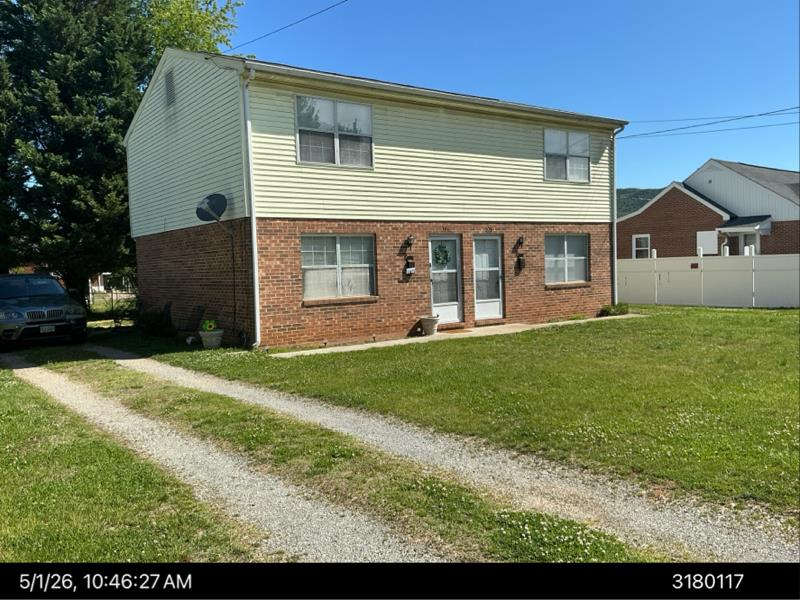
#> input picture pipeline_changes/2026-09-30-troy/_evidence/306&308 Troy Ave NE Roanoke/records_2026-09-30/assessor_photo_3180117-1.jpg, 800 x 600 px
$ python georef.py '../../../2026-09-30-troy/_evidence/306&308 Troy Ave NE Roanoke/records_2026-09-30/assessor_photo_3180117-1.jpg' 1.0 1.0
#> lines starting #> are read from the running program, lines starting #| are printed output that depends on the picture; after the words box and inside, x2 and y2 are one past the last pixel; in counts of white or black regions, pixels touching at a corner belong together
#!/usr/bin/env python3
"""Georeference a CrimeGrade map image: the static map on a ZIP page (saved as an image), a screenshot of it, or a
screenshot of the interactive map.

CrimeGrade draws its maps in Web Mercator, so for zoom z an image pixel relates to longitude and latitude by
    x = s * lon + tx,    y = -s * merc_y(lat) + ty,    s = 256 * 2**z / 360 pixels per degree.
This module finds s, tx and ty by matching the image's white streets to Census TIGER street centrelines. For each
candidate zoom it draws the centrelines around a point known to be on the map (the address being graded) and slides
the image over the drawing; the zoom and offset with the highest normalised cross-correlation win. A coarse pass at
half resolution covers the zoom range, then a fine pass at full resolution refines around the best coarse zoom.

Validated 2026-09-29 against two label-calibrated maps: the Canton 44710 static map (address pixel within 1.6 px)
and the Akron 44320 static map (five neighbourhood labels within 1 px).

usage: python3 georef.py IMAGE LAT LON [--zmin 12.3] [--zmax 14.8] [--cache DIR]
"""
import argparse, colorsys, json, math, os, statistics, time, urllib.parse, urllib.request
import numpy as np
from PIL import Image, ImageDraw, ImageFilter

HERE = os.path.dirname(os.path.abspath(__file__))
TIGER_ROADS = "https://tigerweb.geo.census.gov/arcgis/rest/services/TIGERweb/Transportation/MapServer/{}/query"
ROAD_LAYERS = ((2, 9), (6, 6), (8, 3))        # (TIGERweb layer, drawn width in px): primary, secondary, local roads
WHITE_MIN = 232                                 # a pixel is street when all three channels are at least this bright
COARSE_STEP = 0.04                              # zoom step of the coarse pass
FINE_HALF, FINE_STEP, FINE_PAD = 0.05, 0.005, 60
UA = {"User-Agent": "duplex-campaign-crimegrade/1.0"}


def merc_y(lat):
    return math.degrees(math.log(math.tan(math.radians(lat) / 2 + math.pi / 4)))


def px_per_degree(zoom):
    return 256 * 2 ** zoom / 360


def get_json(url, params, tries=4):
    full = url + "?" + urllib.parse.urlencode(params)
    for i in range(tries):
        try:
            with urllib.request.urlopen(urllib.request.Request(full, headers=UA), timeout=180) as r:
                return json.loads(r.read().decode("utf-8"))
        except Exception:
            if i == tries - 1:
                raise
            time.sleep(2 * 2 ** i)


def load_rgb(path):
    return np.asarray(Image.open(path).convert("RGB"))


def _hue(c):
    h = colorsys.rgb_to_hsv(*(v / 255 for v in c))[0]
    return h - 1 if h > 0.8 else h                  # red wraps round to just below zero


def find_legend(A):
    """The colour legend is a smooth gradient from green to red along one row. Returns (y, x0, x1) or None."""
    H, W, _ = A.shape
    sat = (A.max(axis=2).astype(int) - A.min(axis=2)) > 50
    best = None
    for y in range(int(H * 0.55), H):
        edges = np.diff(np.concatenate(([0], sat[y].astype(np.int8), [0])))
        for x0, x1 in zip(np.where(edges == 1)[0], np.where(edges == -1)[0] - 1):
            if x1 - x0 < 150 or (best and x1 - x0 <= best[2] - best[1]):
                continue
            hues = [_hue(tuple(int(v) for v in np.median(A[y, max(x0, int(x0 + t * (x1 - x0)) - 2):int(x0 + t * (x1 - x0)) + 3], axis=0)))
                    for t in np.linspace(0.02, 0.98, 20)]
            falling = sum(1 for a, b in zip(hues, hues[1:]) if b < a - 0.01)
            rising = sum(1 for a, b in zip(hues, hues[1:]) if b > a + 0.001)
            if (hues[0] > 0.2 and hues[-1] < 0.05 and falling >= 12 and rising == 0) or \
               (hues[0] < 0.05 and hues[-1] > 0.2 and rising >= 12 and falling == 0):   # 2026-09-30: the ZIP-page legend runs F (red) to A+ (green)
                best = (y, int(x0), int(x1))
    return best


def map_bounds(A):
    """Edges of the map inside a screenshot that also caught browser or page furniture (an address bar across the
    top, a page margin at a side): the first and last rows and columns where map colours fill most of the line."""
    H, W, _ = A.shape
    sat = (A.max(axis=2).astype(int) - A.min(axis=2)) > 50

    def first(frac, limit):
        for i in range(limit):
            if frac[i:i + 5].min() > 0.35:
                return i
        return 0

    top = first(sat.mean(axis=1), int(H * 0.35))   # 2026-09-30: a 909x673 page screenshot starts its map at row 138, past the old 20% limit
    cols = sat[top:].mean(axis=0)
    left = first(cols, int(W * 0.2))
    right = W - first(cols[::-1], int(W * 0.2))
    return top, left, right


def ui_exclusions(A):
    """Rectangles (x0, y0, x1, y1) holding page furniture rather than map: anything outside the map's edges (a browser
    address bar, a page margin), the colour legend (the full-width bar with its letters, or the small 'Crime Risk' box
    and the colour-blind toggle beside it), the zoom buttons, and the full-screen and info buttons. Map pixels inside
    them are ignored when matching streets and reading colours."""
    H, W, _ = A.shape
    top, left, right = map_bounds(A)
    rects = []
    if top > 0:
        rects.append((0, 0, W, top + 2))
    if left > 0:
        rects.append((0, 0, left + 2, H))
    if right < W:
        rects.append((right - 2, 0, W, H))
    rects += [(left, top, left + 75, top + 105), (right - 75, top, right, top + 75)]
    leg = find_legend(A)
    bottom = H
    if leg:
        y, x0, x1 = leg
        if x1 - x0 >= 0.6 * (right - left):
            rects.append((0, max(0, y - 30), W, H))
            bottom = y
        else:
            rects.append((max(0, x0 - 30), max(0, y - 60), min(W, x1 + 200), min(H, y + 60)))
    rects.append((right - 65, max(0, bottom - 75), right, bottom))
    return rects


def street_mask(A, rects):
    m = (A.min(axis=2) >= WHITE_MIN).astype(np.uint8) * 255
    for x0, y0, x1, y1 in rects:
        m[y0:y1, x0:x1] = 0
    return m


def fetch_roads(lat, lon, half_lon, half_lat, cache_dir):
    """TIGER street centrelines inside a box around (lat, lon), cached as JSON."""
    os.makedirs(cache_dir, exist_ok=True)
    path = os.path.join(cache_dir, f"roads_{lat:.4f}_{lon:.4f}_{half_lon:.3f}_{half_lat:.3f}.json")
    if os.path.exists(path):
        return json.load(open(path))
    env = f"{lon - half_lon},{lat - half_lat},{lon + half_lon},{lat + half_lat}"
    roads = []
    for layer, width in ROAD_LAYERS:
        offset = 0
        while True:
            d = get_json(TIGER_ROADS.format(layer), {"geometry": env, "geometryType": "esriGeometryEnvelope", "inSR": 4326,
                         "spatialRel": "esriSpatialRelIntersects", "outFields": "MTFCC", "returnGeometry": "true",
                         "outSR": 4326, "geometryPrecision": 5, "maxAllowableOffset": 0.00003,
                         "resultOffset": offset, "resultRecordCount": 20000, "f": "json"})
            feats = d.get("features", [])
            for f in feats:
                for p in f["geometry"].get("paths", []):
                    roads.append((width, p))
            if len(feats) < 20000 and not d.get("exceededTransferLimit"):
                break
            offset += len(feats)
    json.dump(roads, open(path, "w"))
    return roads


def _prepare(roads):
    out = []
    for width, p in roads:
        a = np.array([(x, merc_y(y)) for x, y in p], np.float64)
        out.append((width, a, a[:, 0].min(), a[:, 0].max(), a[:, 1].min(), a[:, 1].max()))
    return out


def _rasterise(roads, s, txc, tyc, Wc, Hc, f):
    im = Image.new("L", (Wc, Hc), 0)
    d = ImageDraw.Draw(im)
    lo0, lo1 = (-20 - txc) / s, (Wc + 20 - txc) / s
    my0, my1 = (tyc - Hc - 20) / s, (tyc + 20) / s
    for width, a, xmin, xmax, ymin, ymax in roads:
        if xmax < lo0 or xmin > lo1 or ymax < my0 or ymin > my1:
            continue
        pts = np.column_stack((s * a[:, 0] + txc, -s * a[:, 1] + tyc))
        d.line(pts.ravel().tolist(), fill=255, width=max(1, round(width * f)))
    return im


def _blur(im, r):
    return np.asarray(im.filter(ImageFilter.GaussianBlur(r)), dtype=np.float32)


def _ncc_best(A, B):
    """Offset (dx, dy) of image A inside canvas B with the highest normalised cross-correlation."""
    ha, wa = A.shape
    hb, wb = B.shape
    A = A - A.mean()
    na = float(np.sqrt((A * A).sum())) or 1.0
    FA = np.fft.rfft2(A, s=(hb, wb))
    FB = np.fft.rfft2(B)
    corr = np.fft.irfft2(FB * np.conj(FA), s=(hb, wb))
    box = np.zeros((hb, wb), np.float32)
    box[:ha, :wa] = 1
    Fbox = np.conj(np.fft.rfft2(box))
    S1 = np.fft.irfft2(FB * Fbox, s=(hb, wb))
    S2 = np.fft.irfft2(np.fft.rfft2(B * B) * Fbox, s=(hb, wb))
    var = np.maximum(S2 - S1 * S1 / (ha * wa), 1e-6)
    v = (corr / (na * np.sqrt(var)))[: hb - ha + 1, : wb - wa + 1]
    iy, ix = np.unravel_index(np.argmax(v), v.shape)
    return float(v[iy, ix]), int(ix), int(iy)


def georeference(image_path, lat, lon, cache_dir=os.path.join(HERE, "cache"), zmin=12.3, zmax=14.8):
    """Returns {"s", "tx", "ty", "zoom", "score", "runner_up_zooms", "exclusions"} for the image, given one point on it."""
#> called with lat = 1, lon = 1, zmin = 12.3, zmax = 14.8
    A = load_rgb(image_path)
#> in load_rgb, returned value is the input picture: shape (600, 800, 3); mean R, G, B 108.9, 121, 104
    H, W, _ = A.shape
#> H = 600; W = 800
    rects = ui_exclusions(A)
#> in map_bounds, `sat = (A.max(axis=2).astype(int) - A.min(axis=2)) > 50`:
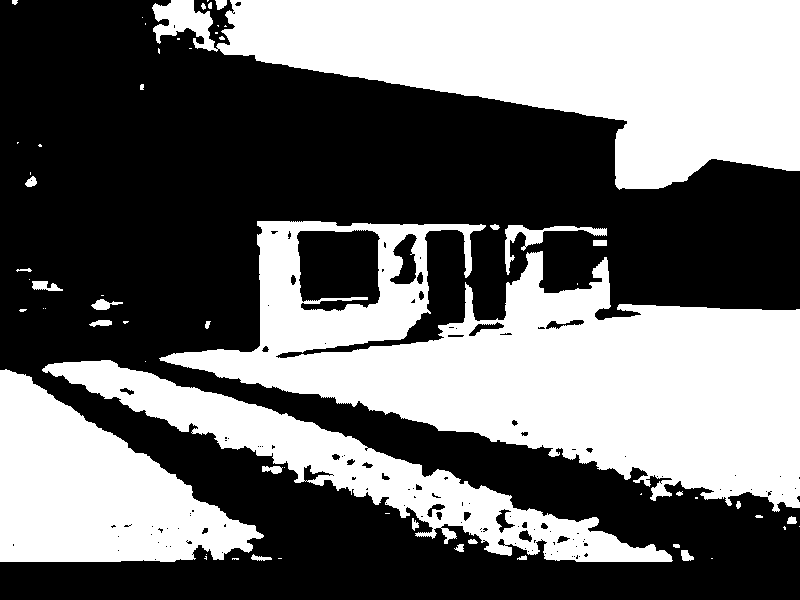
#> sat: shape (600, 800) bool; 44% white; 62 white regions (32 under 20 px), largest, box (x1, y1, x2, y2) and area: (159, 221, 800, 512) 86454, (152, 0, 800, 190) 67926, (0, 369, 264, 562) 28781
#> in map_bounds, `top = first(sat.mean(axis=1), int(H * 0.35))`: top = 0
#> in map_bounds, `cols = sat[top:].mean(axis=0)`: cols = 800 values, max 0.655 at index 653, min 0.21 at index 214, mean 0.44
#> in map_bounds, `left = first(cols, int(W * 0.2))`: left = 0
#> in map_bounds, `right = W - first(cols[::-1], int(W * 0.2))`: right = 800
#> in ui_exclusions, `top, left, right = map_bounds(A)`: top = 0; right = 800
#> in ui_exclusions, `rects += [(left, top, left + 75, top + 105), (right - 75, top, right, ..`: rects = [(0, 0, 75, 105), (725, 0, 800, 75)]
    mask = Image.fromarray(street_mask(A, rects))
#> in street_mask, `m = (A.min(axis=2) >= WHITE_MIN).astype(np.uint8) * 255`:
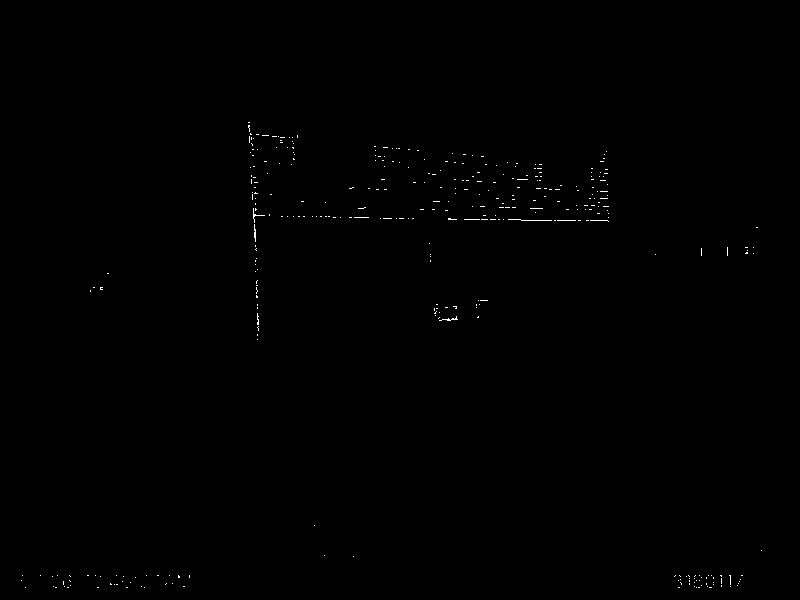
#> m: shape (600, 800); 0.21% white in thin lines or dots, all inside (x1, y1, x2, y2) = (21, 122, 762, 588)
#> the loop in street_mask, `for x0, y0, x1, y1 in rects:` made 3 passes
#> (x0, y0, x1, y1) on passes 1 to 3: (0, 0, 75, 105), (725, 0, 800, 75), (735, 525, 800, 600)
#> after the loop in street_mask, `for x0, y0, x1, y1 in rects:`: m: shape (600, 800); 0.21% white in thin lines or dots, all inside (x1, y1, x2, y2) = (21, 122, 758, 588)
    padx, pady = W // 2 + 40, H // 2 + 40            # the known point may sit anywhere on the image
    smin = px_per_degree(zmin)
    half_lon = (W / 2 + padx + 80) / smin
    half_lat = (H / 2 + pady + 80) / smin * math.cos(math.radians(lat))
    roads = _prepare(fetch_roads(lat, lon, half_lon, half_lat, cache_dir))

    f = 0.5
    Mc = _blur(mask.resize((int(W * f), int(H * f)), Image.BILINEAR), 1.5)
    Wc, Hc = int((W + 2 * padx) * f), int((H + 2 * pady) * f)
    coarse = []
    for z in np.arange(zmin, zmax + 1e-9, COARSE_STEP):
        s = px_per_degree(z) * f
        txc, tyc = Wc / 2 - s * lon, Hc / 2 + s * merc_y(lat)
        sc, dx, dy = _ncc_best(Mc, _blur(_rasterise(roads, s, txc, tyc, Wc, Hc, f), 1.5))
        coarse.append((sc, float(z), (txc - dx) / f, (tyc - dy) / f))
    coarse.sort(reverse=True)
    _, z0, tx0, ty0 = coarse[0]

    s0 = px_per_degree(z0)
    lon_c, my_c = (W / 2 - tx0) / s0, (ty0 - H / 2) / s0      # map position of the image centre
    Mf = _blur(mask, 2.0)
    Wc, Hc = W + 2 * FINE_PAD, H + 2 * FINE_PAD
    best = None
    for z in np.arange(z0 - FINE_HALF, z0 + FINE_HALF + 1e-9, FINE_STEP):
        s = px_per_degree(z)
        txc, tyc = Wc / 2 - s * lon_c, Hc / 2 + s * my_c
        sc, dx, dy = _ncc_best(Mf, _blur(_rasterise(roads, s, txc, tyc, Wc, Hc, 1.0), 2.0))
        if best is None or sc > best[0]:
            best = (sc, float(z), txc - dx, tyc - dy)
    sc, z, tx, ty = best
    return {"s": px_per_degree(z), "tx": tx, "ty": ty, "zoom": round(z, 3), "score": round(sc, 3),
            "runner_up_zooms": [[round(c[1], 2), round(c[0], 3)] for c in coarse[1:4]], "exclusions": rects}


if __name__ == "__main__":
    ap = argparse.ArgumentParser(description=__doc__.split("\n\n")[0])
    ap.add_argument("image"); ap.add_argument("lat", type=float); ap.add_argument("lon", type=float)
    ap.add_argument("--zmin", type=float, default=12.3); ap.add_argument("--zmax", type=float, default=14.8)
    ap.add_argument("--cache", default=os.path.join(HERE, "cache"))
    a = ap.parse_args()
    print(json.dumps(georeference(a.image, a.lat, a.lon, a.cache, a.zmin, a.zmax), indent=1))
#> (the call stopped at in get_json, `with urllib.request.urlopen(urllib.request.Request(full, headers=UA), ..`: the network is not available in this run)

$ run again, on pipeline_changes/2026-09-30-troy/_evidence/306&308 Troy Ave NE Roanoke/records_2026-09-30/aerial_esri.jpg
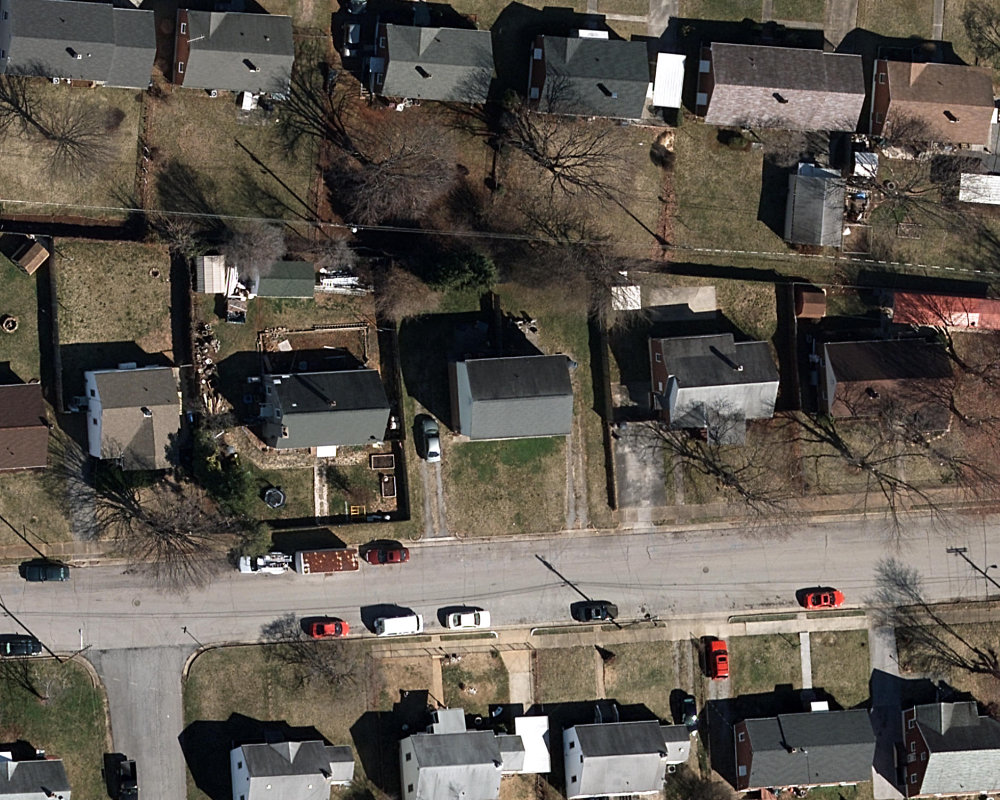
#> input picture pipeline_changes/2026-09-30-troy/_evidence/306&308 Troy Ave NE Roanoke/records_2026-09-30/aerial_esri.jpg, 1000 x 800 px
#> in load_rgb, returned value is the input picture: shape (800, 1000, 3); mean R, G, B 93.9, 87.1, 78.9
#> in map_bounds, `sat = (A.max(axis=2).astype(int) - A.min(axis=2)) > 50`:
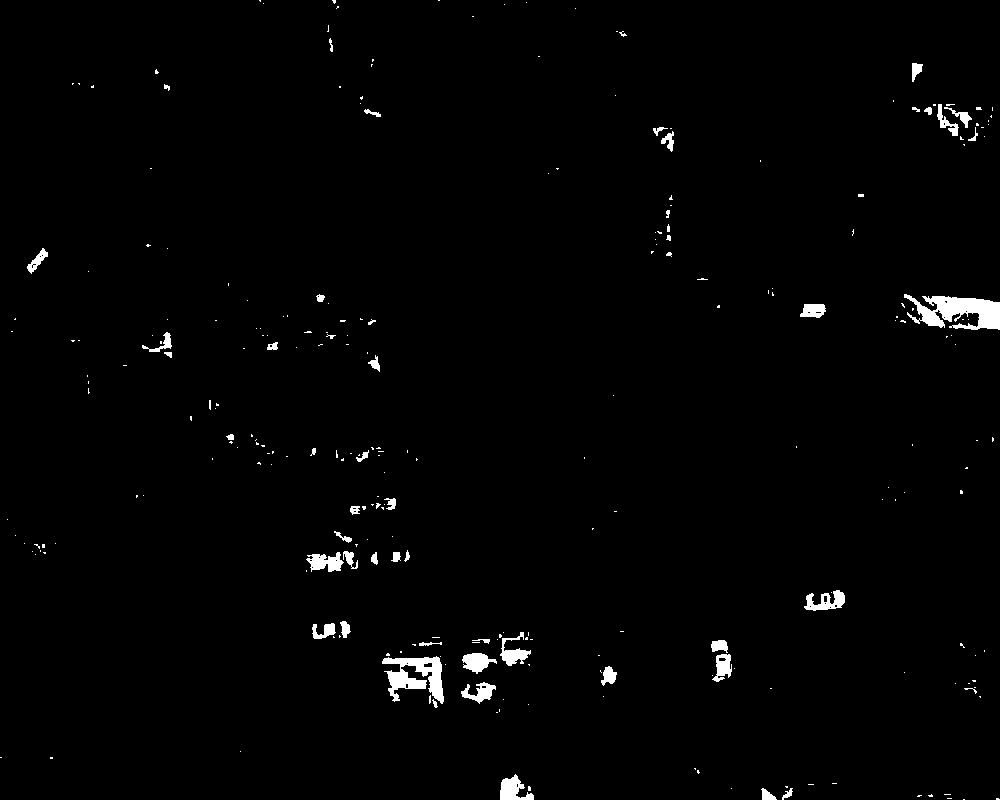
#> sat: shape (800, 1000) bool; 1.4% white; 269 white regions (215 under 20 px), largest, box (x1, y1, x2, y2) and area: (904, 294, 1000, 330) 2012, (382, 656, 444, 704) 1521, (500, 774, 534, 800) 497
#> in map_bounds, `top = first(sat.mean(axis=1), int(H * 0.35))`: top = 0
#> cols = 1000 values, max 0.0663 at index 393, min 0 at index 2, mean 0.0138
#> in map_bounds, `left = first(cols, int(W * 0.2))`: left = 0
#> in map_bounds, `right = W - first(cols[::-1], int(W * 0.2))`: right = 1000
#> in ui_exclusions, `top, left, right = map_bounds(A)`: top = 0; right = 1000
#> in ui_exclusions, `rects += [(left, top, left + 75, top + 105), (right - 75, top, right, ..`: rects = [(0, 0, 75, 105), (925, 0, 1000, 75)]
#> in georeference, `rects = ui_exclusions(A)`: rects = [(0, 0, 75, 105), (925, 0, 1000, 75), (935, 725, 1000, 800)]
#> in street_mask, `m = (A.min(axis=2) >= WHITE_MIN).astype(np.uint8) * 255`:
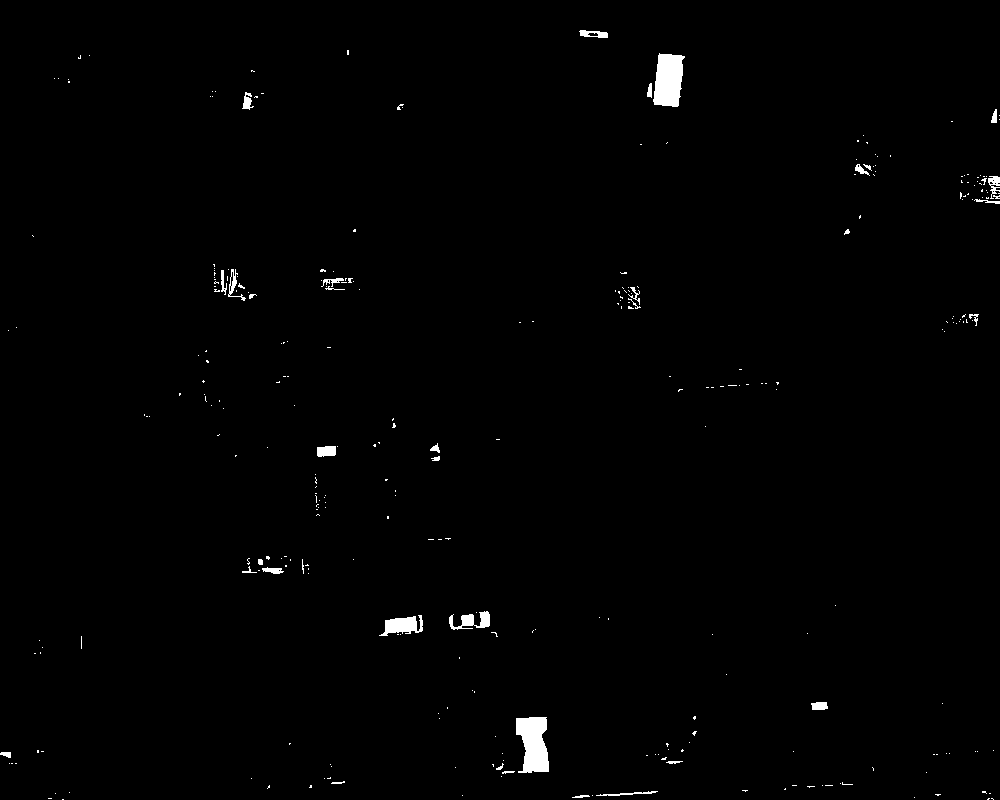
#> m: shape (800, 1000); 0.83% white; 312 white regions (277 under 20 px), largest, box (x1, y1, x2, y2) and area: (516, 717, 549, 773) 1397, (653, 53, 685, 107) 1330, (379, 615, 423, 636) 540
#> the loop in street_mask, `for x0, y0, x1, y1 in rects:` made 3 passes
